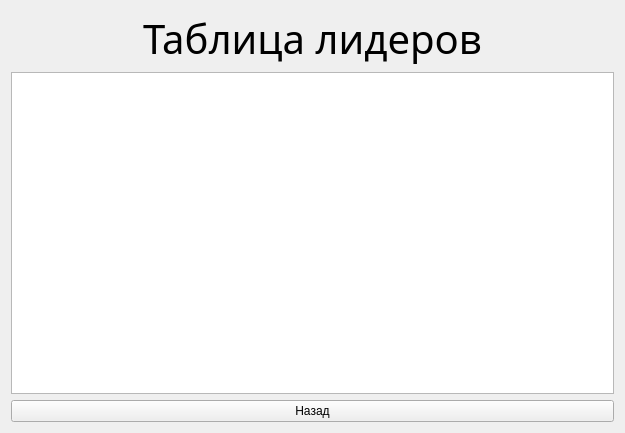
<?xml version="1.0" encoding="UTF-8"?>
<ui version="4.0">
 <class>LiderboardWindow</class>
 <widget class="QWidget" name="LiderboardWindow">
  <property name="geometry">
   <rect>
    <x>0</x>
    <y>0</y>
    <width>625</width>
    <height>433</height>
   </rect>
  </property>
  <property name="windowTitle">
   <string>Form</string>
  </property>
  <layout class="QGridLayout" name="gridLayout">
   <item row="0" column="0">
    <layout class="QVBoxLayout" name="verticalLayout" stretch="0,0,0">
     <item>
      <widget class="QLabel" name="labelLiderBoard">
       <property name="sizePolicy">
        <sizepolicy hsizetype="Expanding" vsizetype="Maximum">
         <horstretch>0</horstretch>
         <verstretch>0</verstretch>
        </sizepolicy>
       </property>
       <property name="font">
        <font>
         <family>Comfortaa</family>
         <pointsize>30</pointsize>
         <weight>9</weight>
         <italic>false</italic>
         <bold>false</bold>
        </font>
       </property>
       <property name="styleSheet">
        <string notr="true">font: 75 30pt &quot;Comfortaa&quot;;</string>
       </property>
       <property name="text">
        <string>Таблица лидеров</string>
       </property>
       <property name="alignment">
        <set>Qt::AlignCenter</set>
       </property>
      </widget>
     </item>
     <item>
      <widget class="QTableWidget" name="tableLiderboard">
       <property name="enabled">
        <bool>true</bool>
       </property>
       <property name="font">
        <font>
         <family>Comfortaa</family>
         <pointsize>11</pointsize>
         <weight>50</weight>
         <italic>false</italic>
         <bold>false</bold>
         <underline>false</underline>
        </font>
       </property>
       <property name="focusPolicy">
        <enum>Qt::NoFocus</enum>
       </property>
       <property name="selectionMode">
        <enum>QAbstractItemView::ExtendedSelection</enum>
       </property>
       <property name="showGrid">
        <bool>true</bool>
       </property>
      </widget>
     </item>
     <item>
      <widget class="QPushButton" name="buttonBackLiderboard">
       <property name="focusPolicy">
        <enum>Qt::NoFocus</enum>
       </property>
       <property name="text">
        <string>Назад</string>
       </property>
      </widget>
     </item>
    </layout>
   </item>
  </layout>
 </widget>
 <resources/>
 <connections/>
</ui>
